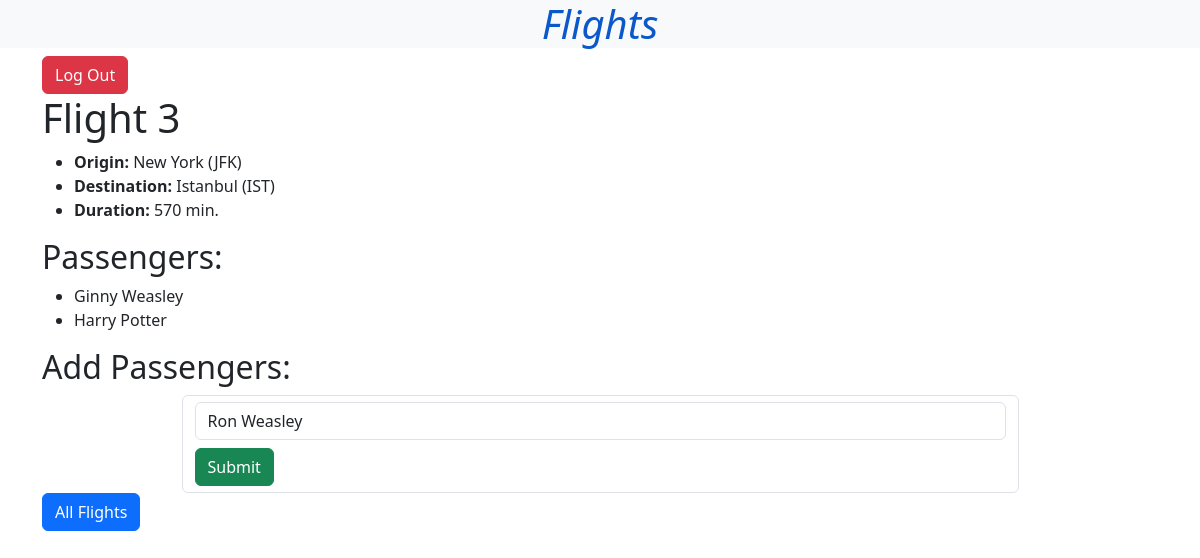
Page /flights/3 (signed in) on the committed database.
### flights/models.py (models this page shows, shortened)
class Flight(models.Model):
    origin = models.ForeignKey(Airport, on_delete=models.CASCADE, related_name="departures")
    destination = models.ForeignKey(Airport, on_delete=models.CASCADE, related_name="arrivals")
    duration = models.IntegerField()

class Airport(models.Model):
    code = models.CharField(max_length=3)
    city = models.CharField(max_length=64)
    def __str__(self):
        return f"{self.city} ({self.code})"

class Passanger(models.Model):
    first = models.CharField(max_length=64)
    last = models.CharField(max_length=64)
    flights = models.ManyToManyField(Flight, blank=True, related_name="passengers")
    def __str__(self):
        return f"{self.first} {self.last}"

### flights/views.py (the view)
# urls.py: path('<int:flight_id>', views.fligth, name="flight"),
def fligth(request, flight_id):
    if not request.user.is_authenticated:
        return HttpResponseRedirect(reverse("loginView"))
    flight = Flight.objects.get(id=flight_id)
    passangers = flight.passengers.all()
    non_passengers = Passanger.objects.exclude(flights = flight).all()
    return render(request, "flights/flight.html", {
        "flights": flight,
        "passangers": passangers,
        "non_passengers": non_passengers
    })

### flights/templates/flights/flight.html (shortened to what this page needs)
{% extends "flights/layout.html" %}
{% block body %}
<a href="{% url 'logoutView' %}" class="btn btn-danger">Log Out</a>
    <h1>Flight {{ flights.id }}</h1>
    <ul>
        <li><b>Origin:</b> {{ flights.origin }}</li>
        <li><b>Destination:</b> {{ flights.destination }}</li>
        <li><b>Duration:</b> {{ flights.duration }} min.</li>
    </ul>
    <h2>Passengers:</h2>
    <ul>
        {% for passanger in passangers %}
            <li>{{ passanger }}</li>
        {% empty %}
            <li>No Passengers</li>
        {% endfor %}
    </ul>
    <h2>Add Passengers:</h2>
    <div class="d-flex justify-content-center">
        <form action="{% url 'book' flights.id %}" class="form-control w-75" method="post">
            <select name="passenger" id="" class="form-control">
                {% for passenger in non_passengers %}
                    <option value="{{ passenger.id }}">{{ passenger }}</option>
                {% endfor %}
            </select>
            <input type="submit" class="btn btn-success mt-2" value="Submit">
        </form>
    </div>
    <a href="{% url 'index' %}" class="btn btn-primary">All Flights</a>
{% endblock %}

### rows in the picture
Flight: id "3", origin "New York (JFK)", destination "Istanbul (IST)", duration "570"
Passanger: first+last "Ginny Weasley"
Passanger: first+last "Harry Potter"

### other values in the picture
form field passenger "Ron Weasley"
